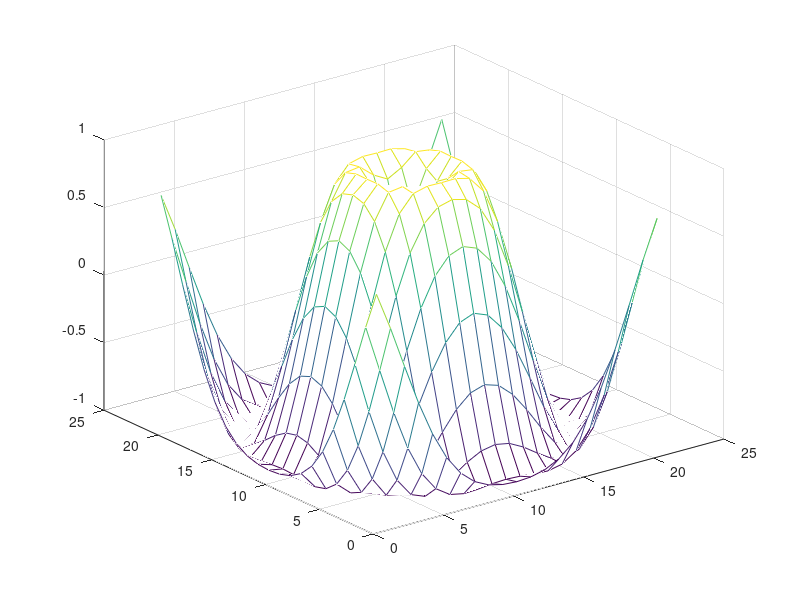
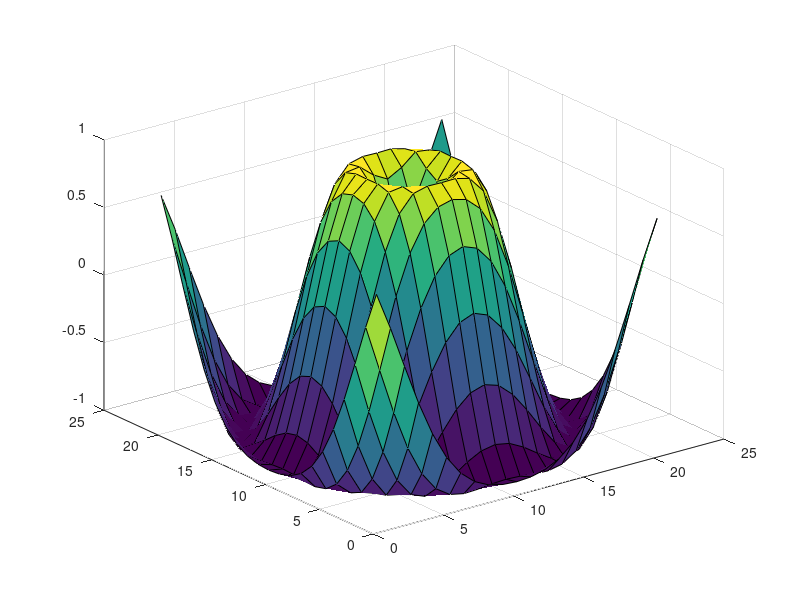
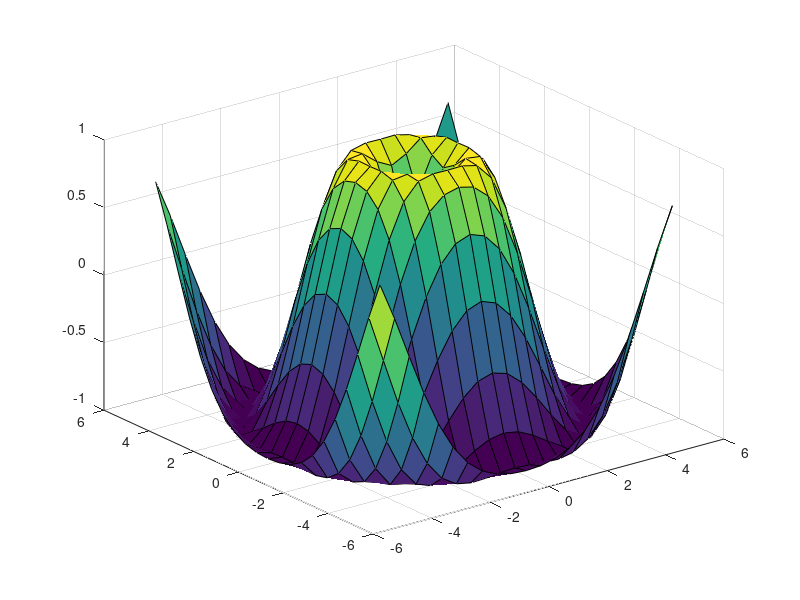
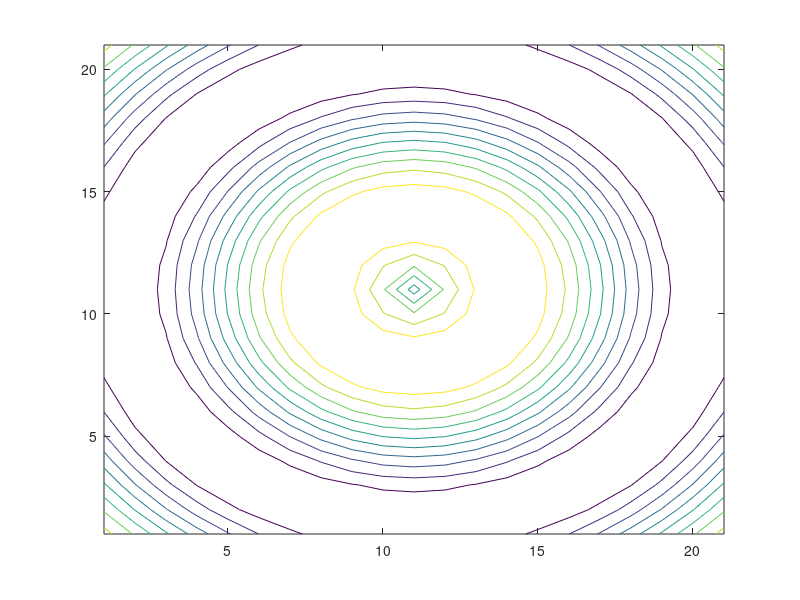

These charts were generated, in order, by the following MATLAB code:

% Programa que genera graficas en tres dimenciones.

x = -5:0.5:5;
y = -5:0.5:5;

[X, Y] = meshgrid(x, y);

Z = sin(sqrt(X.^2 + Y.^2));

figure;
mesh(Z);

figure;
surf(Z);

figure;
surf(X, Y, Z);

figure;
contour(Z);

figure;
surf(X, Y, Z);
hold on;
contour(X, Y, Z);
hold off;
